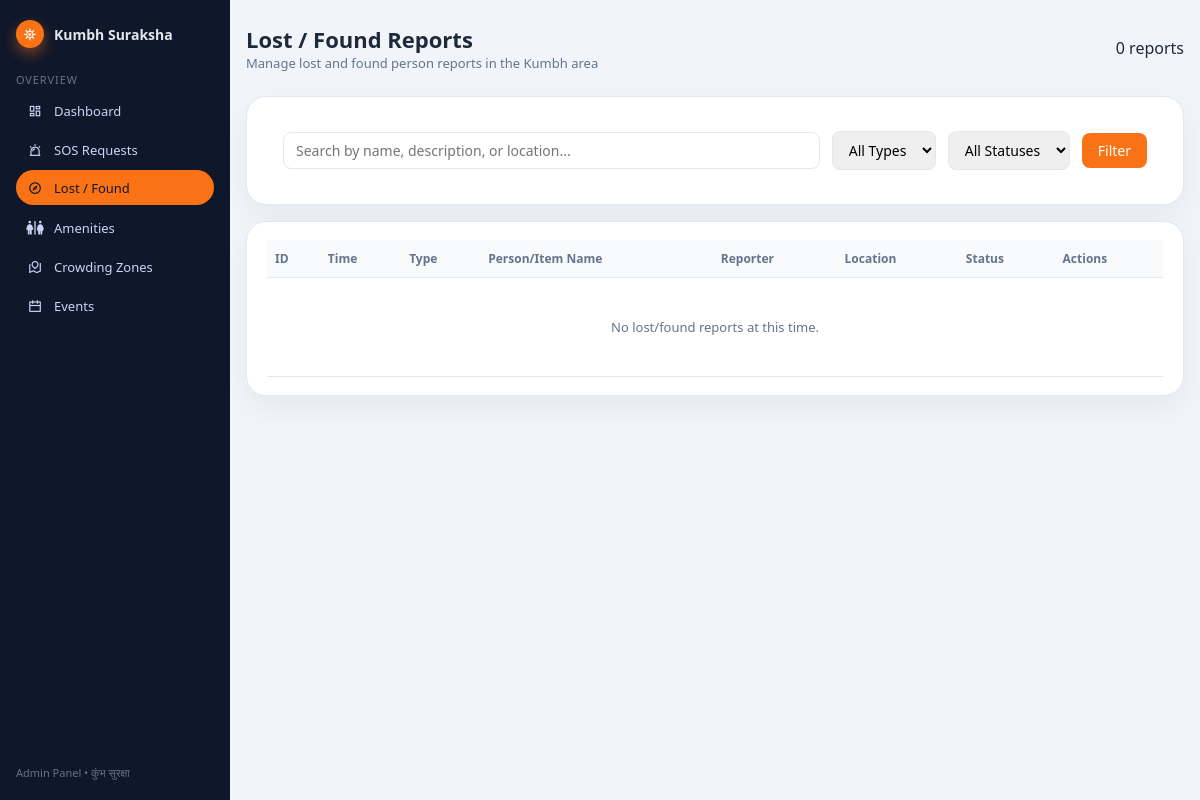
/dashboard/lost-found/ (signed in), run on an earlier commit of the app's database.
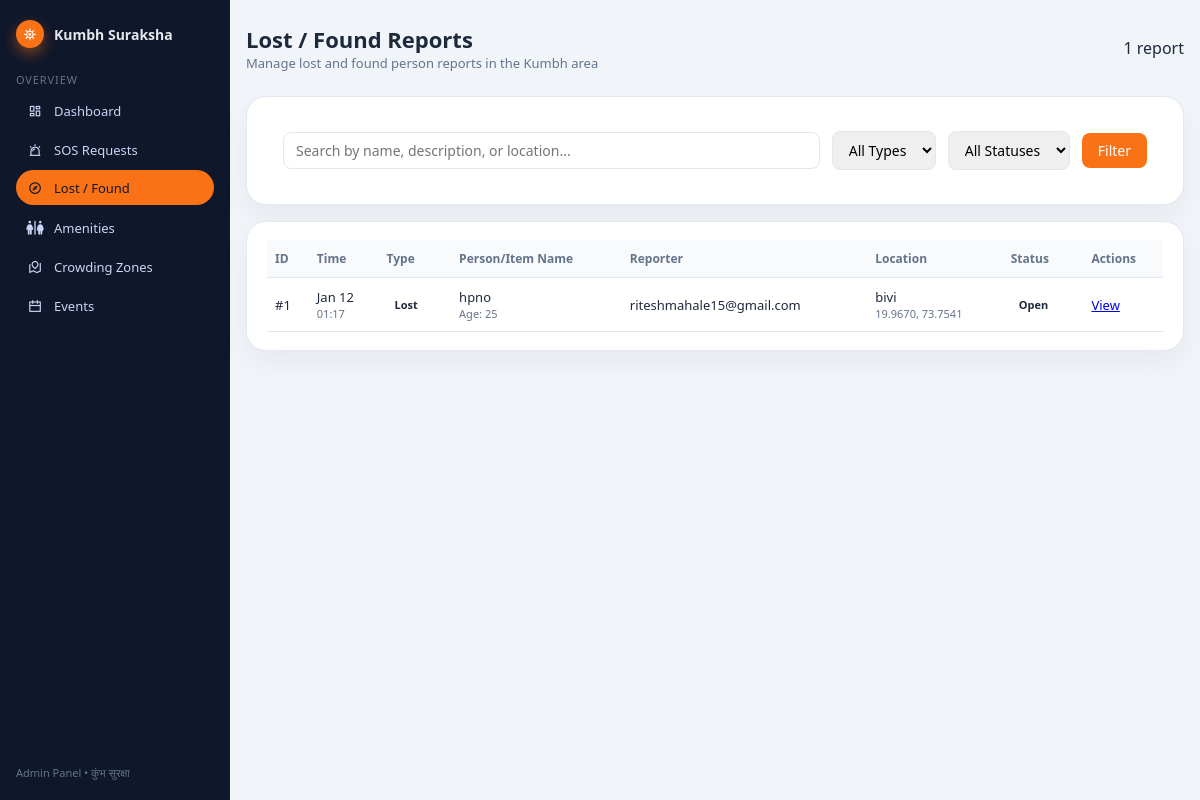
And on a later commit of the database.
### kumbh/models.py (models this page shows, shortened)
class LostFound(models.Model):
    TYPE_CHOICES = [
        ('lost', 'Lost'),
        ('found', 'Found'),
    ]
    STATUS_CHOICES = [
        ('open', 'Open'),
        ('resolved', 'Resolved'),
        ('closed', 'Closed'),
    ]
    report_type = models.CharField(max_length=20, choices=TYPE_CHOICES, help_text="Type of report: lost or found")
    user_email = models.EmailField(help_text="Email of the user who created the report")
    user_name = models.CharField(max_length=255, blank=True, null=True, help_text="Name of the reporter")
    user_phone = models.CharField(max_length=20, blank=True, null=True, help_text="Phone number of the reporter")
    person_name = models.CharField(max_length=255, help_text="Name of the lost/found person or item")
    age = models.IntegerField(blank=True, null=True, help_text="Age of the person (if applicable)")
    description = models.TextField(help_text="Description of the person/item")
    location = models.CharField(max_length=255, help_text="Location where lost/found")
    latitude = models.DecimalField(max_digits=9, decimal_places=6, blank=True, null=True, help_text="Latitude of the location")
    longitude = models.DecimalField(max_digits=9, decimal_places=6, blank=True, null=True, help_text="Longitude of the location")
    photo_url = models.URLField(blank=True, null=True, help_text="URL of the photo (if uploaded)")
    status = models.CharField(max_length=20, choices=STATUS_CHOICES, default='open', help_text="Current status of the report")
    is_active = models.BooleanField(default=True)
    created_at = models.DateTimeField(auto_now_add=True)
    updated_at = models.DateTimeField(auto_now=True)
    class Meta:
        db_table = 'lost_found'
        ordering = ['-created_at']
        verbose_name = 'Lost & Found Report'
        verbose_name_plural = 'Lost & Found Reports'

### kumbh/views.py (the view)
# urls.py: path("dashboard/lost-found/", admin_lost_found_view, name="admin_lost_found"),
@login_required(login_url="kumbh:admin_login")
@user_passes_test(_is_staff, login_url="kumbh:admin_login")
def admin_lost_found_view(request):
    lost_found = LostFound.objects.filter(is_active=True).order_by('-created_at')
    type_filter = request.GET.get('type', '')
    if type_filter:
        lost_found = lost_found.filter(report_type=type_filter)
    status_filter = request.GET.get('status', '')
    if status_filter:
        lost_found = lost_found.filter(status=status_filter)
    search_query = request.GET.get('search', '')
    if search_query:
        lost_found = lost_found.filter(
            Q(person_name__icontains=search_query) |
            Q(description__icontains=search_query) |
            Q(location__icontains=search_query)
        )
    context = {
        'lost_found': lost_found,
        'type_filter': type_filter,
        'status_filter': status_filter,
        'search_query': search_query,
        'type_choices': LostFound.TYPE_CHOICES,
        'status_choices': LostFound.STATUS_CHOICES,
    }
    return render(request, "admin_lost_found.html", context)

### kumbh/views.py (called while the page is built)
def _is_staff(user):
    return user.is_staff

### templates/admin_lost_found.html (shortened to what this page needs)
<!DOCTYPE html>
<html lang="en">
<head>
  <link
    rel="stylesheet"
    href="https://cdn.jsdelivr.net/npm/remixicon@4.3.0/fonts/remixicon.css"
  />
  <link
    rel="stylesheet"
    href="https://cdnjs.cloudflare.com/ajax/libs/font-awesome/6.5.1/css/all.min.css"
  />
</head>
<body>
  <div class="layout">
    <aside class="sidebar">
      <div>
        <div class="sidebar-logo">
          <div class="sidebar-logo-icon">⛯</div>
          <div class="sidebar-logo-text">Kumbh Suraksha</div>
        </div>
      </div>
      <div>
        <div class="side-nav-group-title">Overview</div>
        <nav class="side-nav">
          <a
            href="{% url 'kumbh:admin_dashboard' %}"
            class="nav-item {% if request.resolver_match.url_name == 'admin_dashboard' %}active{% endif %}"
          >
            <span class="nav-icon"><i class="ri-dashboard-line"></i></span>
            <span>Dashboard</span>
          </a>
          <a
            href="{% url 'kumbh:admin_sos_requests' %}"
            class="nav-item {% if request.resolver_match.url_name == 'admin_sos_requests' %}active{% endif %}"
          >
            <span class="nav-icon"><i class="ri-alarm-warning-line"></i></span>
            <span>SOS Requests</span>
          </a>
          <a
            href="{% url 'kumbh:admin_lost_found' %}"
            class="nav-item {% if request.resolver_match.url_name == 'admin_lost_found' %}active{% endif %}"
          >
            <span class="nav-icon"><i class="ri-compass-3-line"></i></span>
            <span>Lost / Found</span>
          </a>
          <a
            href="{% url 'kumbh:admin_amenities' %}"
            class="nav-item {% if request.resolver_match.url_name == 'admin_amenities' %}active{% endif %}"
          >
            <span class="nav-icon"><i class="fa-solid fa-restroom"></i></span>
            <span>Amenities</span>
          </a>
          <a
            href="{% url 'kumbh:admin_crowding_zones' %}"
            class="nav-item {% if request.resolver_match.url_name == 'admin_crowding_zones' %}active{% endif %}"
          >
            <span class="nav-icon"><i class="ri-road-map-line"></i></span>
            <span>Crowding Zones</span>
          </a>
          <a
            href="{% url 'kumbh:admin_events' %}"
            class="nav-item {% if request.resolver_match.url_name == 'admin_events' %}active{% endif %}"
          >
            <span class="nav-icon"><i class="ri-calendar-line"></i></span>
            <span>Events</span>
          </a>
        </nav>
      </div>
      <div class="sidebar-footer">
        Admin Panel • कुंभ सुरक्षा
      </div>
    </aside>
    <div class="shell">
      <header class="topbar">
        <div>
          <div class="page-title">Lost / Found Reports</div>
          <div class="page-sub">Manage lost and found person reports in the Kumbh area</div>
        </div>
        <div class="pill">
          <span>{{ lost_found|length }} report{{ lost_found|length|pluralize }}</span>
        </div>
      </header>
      <section class="card" style="margin-bottom: 16px;">
        <form method="get" action="{% url 'kumbh:admin_lost_found' %}" style="display: flex; gap: 12px; align-items: center; padding: 16px;">
          <input
            type="text"
            name="search"
            value="{{ search_query }}"
            placeholder="Search by name, description, or location..."
            style="flex: 1; padding: 8px 12px; border: 1px solid var(--border-soft); border-radius: 8px; font-size: 14px;"
          />
          <select
            name="type"
            style="padding: 8px 12px; border: 1px solid var(--border-soft); border-radius: 8px; font-size: 14px;"
          >
            <option value="">All Types</option>
          </select>
          <select
            name="status"
            style="padding: 8px 12px; border: 1px solid var(--border-soft); border-radius: 8px; font-size: 14px;"
          >
            <option value="">All Statuses</option>
          </select>
          <button
            type="submit"
            style="padding: 8px 16px; background: var(--primary-orange); color: white; border: none; border-radius: 8px; font-size: 14px; cursor: pointer;"
          >
            Filter
          </button>
        </form>
      </section>
      <section class="card">
        <table>
          <thead>
            <tr>
              <th>ID</th>
              <th>Time</th>
              <th>Type</th>
              <th>Person/Item Name</th>
              <th>Reporter</th>
              <th>Location</th>
              <th>Status</th>
              <th>Actions</th>
            </tr>
          </thead>
          <tbody>
            {% if lost_found %}
              {% for report in lost_found %}
              <tr>
                <td>#{{ report.id }}</td>
                <td>
                  <div>{{ report.created_at|date:"M d" }}</div>
                  <div style="font-size: 11px; color: var(--text-medium);">{{ report.created_at|time:"H:i" }}</div>
                </td>
                <td>
                  <span class="badge badge-{{ report.report_type }}">
                    {{ report.get_report_type_display }}
                  </span>
                </td>
                <td>
                  <div style="font-weight: 500;">{{ report.person_name }}</div>
                  {% if report.age %}
                  <div style="font-size: 11px; color: var(--text-medium);">Age: {{ report.age }}</div>
                  {% endif %}
                </td>
                <td>
                  <div>{{ report.user_email }}</div>
                </td>
                <td>
                  <div>{{ report.location }}</div>
                  {% if report.latitude and report.longitude %}
                  <div style="font-size: 11px; color: var(--text-medium);">
                    {{ report.latitude|floatformat:4 }}, {{ report.longitude|floatformat:4 }}
                  </div>
                  {% endif %}
                </td>
                <td>
                  <span class="badge badge-{{ report.status }}">
                    {{ report.get_status_display }}
                  </span>
                </td>
                <td>
                  <a href="{% url 'kumbh:admin_lost_found_detail' report.id %}" class="link">View</a>
                </td>
              </tr>
              {% endfor %}
            {% else %}
              <tr>
                <td colspan="8" style="text-align: center; padding: 40px; color: var(--text-medium);">
                  No lost/found reports at this time.
                </td>
              </tr>
            {% endif %}
          </tbody>
        </table>
      </section>
    </div>
  </div>
</body>
</html>

### templates/admin_lost_found.html (style rules this page uses)
:root { --primary-orange: #f97316; --bg-gray: #f1f5f9; --text-dark: #1e293b; --text-medium: #64748b; --text-light: #94a3b8; --border-soft: #e2e8f0; --emerald: #10b981; }
* { box-sizing: border-box; margin: 0; padding: 0; font-family: system-ui, -apple-system, BlinkMacSystemFont, "Segoe UI", sans-serif; }
body { background: var(--bg-gray); min-height: 100vh; color: var(--text-dark); }
.layout { display: flex; min-height: 100vh; }
.sidebar { width: 230px; background: #0f172a; color: #e5e7eb; padding: 20px 16px; display: flex; flex-direction: column; gap: 24px; }
.sidebar-logo { display: flex; align-items: center; gap: 10px; }
.sidebar-logo-icon { width: 28px; height: 28px; border-radius: 999px; background: var(--primary-orange); display: flex; align-items: center; justify-content: center; color: #fff; font-size: 16px; box-shadow: 0 6px 14px rgba(249, 115, 22, 0.45); }
.sidebar-logo-text { font-size: 14px; font-weight: 600; }
.side-nav-group-title { font-size: 11px; text-transform: uppercase; letter-spacing: 0.08em; color: #64748b; margin-bottom: 6px; }
.side-nav { display: flex; flex-direction: column; gap: 4px; }
.nav-item { display: flex; align-items: center; gap: 10px; padding: 8px 10px; border-radius: 999px; font-size: 13px; color: #cbd5f5; text-decoration: none; transition: background 0.15s ease, color 0.15s ease, transform 0.05s ease; }
.nav-item span.nav-icon { width: 18px; text-align: center; font-size: 14px; }
.nav-item.active { background: #f97316; color: #0f172a; transform: translateY(-1px); }
.nav-item.active span.nav-icon { color: #0f172a; }
.sidebar-footer { margin-top: auto; font-size: 11px; color: #64748b; }
.shell { max-width: 1120px; margin: 0 auto; padding: 24px 16px 32px; flex: 1; }
.topbar { display: flex; align-items: center; justify-content: space-between; margin-bottom: 24px; }
.page-title { font-size: 22px; font-weight: 700; }
.page-sub { font-size: 13px; color: var(--text-medium); }
.card { background: #ffffff; border-radius: 20px; border: 1px solid #e2e8f0; box-shadow: 0 12px 30px rgba(15, 23, 42, 0.05); padding: 18px 20px; }
table { width: 100%; border-collapse: collapse; font-size: 13px; }
thead { background: #f8fafc; }
th, td { padding: 10px 8px; text-align: left; border-bottom: 1px solid #e2e8f0; }
th { font-weight: 600; color: var(--text-medium); font-size: 12px; }
.badge { display: inline-flex; align-items: center; padding: 3px 8px; border-radius: 999px; font-size: 11px; font-weight: 600; }

What changed in the data, as far as the page shows it:
added LostFound: id "1", created_at "Jan 12", created_at "01:17", report_type "Lost", person_name "hpno", age "25", user_email "riteshmahale15@gmail.com", location "bivi", latitude "19.9670", longitude "73.7541", status "Open"
Also different on the page:
{{ lost_found|length }}: "0" → "1"
text no longer shown: "No lost/found reports at this time."
